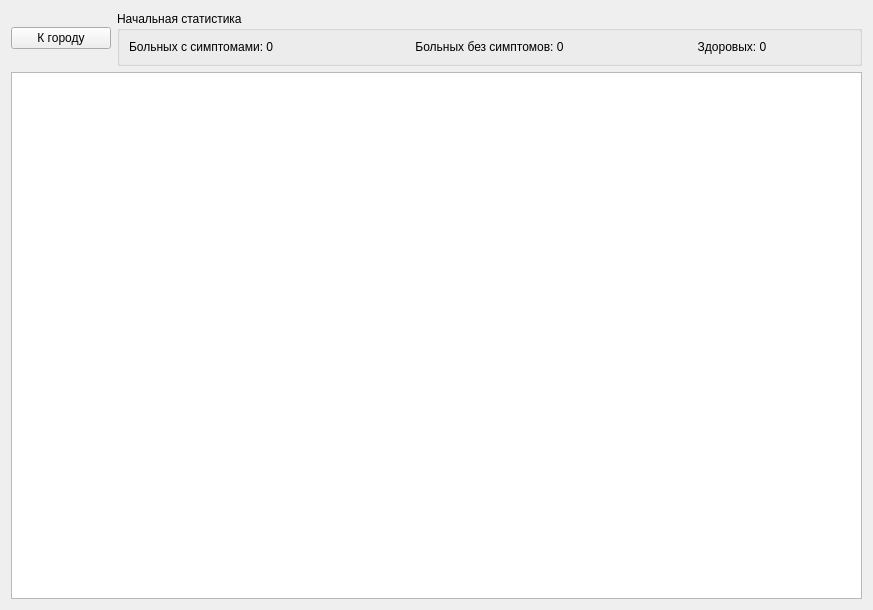
<?xml version="1.0" encoding="UTF-8"?>
<ui version="4.0">
 <class>DistrictVisualizer</class>
 <widget class="QWidget" name="DistrictVisualizer">
  <property name="geometry">
   <rect>
    <x>0</x>
    <y>0</y>
    <width>873</width>
    <height>610</height>
   </rect>
  </property>
  <property name="windowTitle">
   <string>Form</string>
  </property>
  <layout class="QGridLayout" name="gridLayout">
   <item row="0" column="0">
    <widget class="QPushButton" name="backBtn">
     <property name="maximumSize">
      <size>
       <width>100</width>
       <height>16777215</height>
      </size>
     </property>
     <property name="text">
      <string>К городу</string>
     </property>
    </widget>
   </item>
   <item row="0" column="1">
    <widget class="QGroupBox" name="groupBox">
     <property name="title">
      <string>Начальная статистика</string>
     </property>
     <layout class="QHBoxLayout" name="horizontalLayout">
      <item>
       <widget class="QLabel" name="explInfLbl">
        <property name="text">
         <string>Больных с симптомами: 0</string>
        </property>
        <property name="alignment">
         <set>Qt::AlignJustify|Qt::AlignVCenter</set>
        </property>
       </widget>
      </item>
      <item>
       <widget class="QLabel" name="asympInfLbl">
        <property name="text">
         <string>Больных без симптомов: 0</string>
        </property>
        <property name="alignment">
         <set>Qt::AlignCenter</set>
        </property>
       </widget>
      </item>
      <item>
       <widget class="QLabel" name="nInfLbl">
        <property name="text">
         <string>Здоровых: 0</string>
        </property>
        <property name="alignment">
         <set>Qt::AlignCenter</set>
        </property>
       </widget>
      </item>
     </layout>
    </widget>
   </item>
   <item row="1" column="0" colspan="2">
    <widget class="QGraphicsView" name="graphicsView"/>
   </item>
  </layout>
 </widget>
 <resources/>
 <connections/>
</ui>
